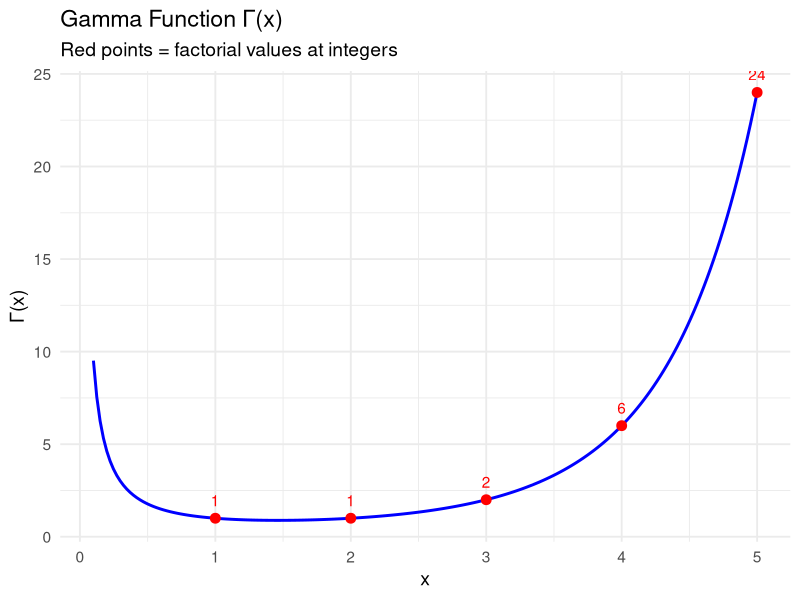

Reproduce this figure in R.
## ---- chunk 1
# Load libraries
library(ggplot2)

# 1. Evaluate Gamma function at some points
z_vals <- c(0.5, 1, 2, 3, 3.5, 5)
gamma_vals <- gamma(z_vals)

results <- data.frame(z = z_vals,
                      Gamma_z = gamma_vals,
                      Check = c(sqrt(pi), 1, 1, 2, NA, 24))

results

# 2. Verify the recursive property Γ(z+1) = zΓ(z)
z_test <- 2.5
lhs <- gamma(z_test + 1)
rhs <- z_test * gamma(z_test)

cat("Check recursive property for z =", z_test, "\n")
cat("Γ(z+1) =", lhs, " | z*Γ(z) =", rhs, "\n")

# 3. Plot the Gamma function
x <- seq(0.1, 5, length.out = 200)
y <- gamma(x)

df <- data.frame(x = x, y = y)

# Factorial values at integers
ints <- 1:5
fact_points <- data.frame(x = ints, y = gamma(ints))

ggplot(df, aes(x, y)) +
  geom_line(color = "blue", size = 1) +
  geom_point(data = fact_points, aes(x, y), color = "red", size = 3) +
  geom_text(data = fact_points,
            aes(x, y, label = paste0(round(y, 1))),
            vjust = -1, color = "red") +
  labs(title = "Gamma Function Γ(x)",
       subtitle = "Red points = factorial values at integers",
       x = "x",
       y = "Γ(x)") +
  theme_minimal(base_size = 14)
